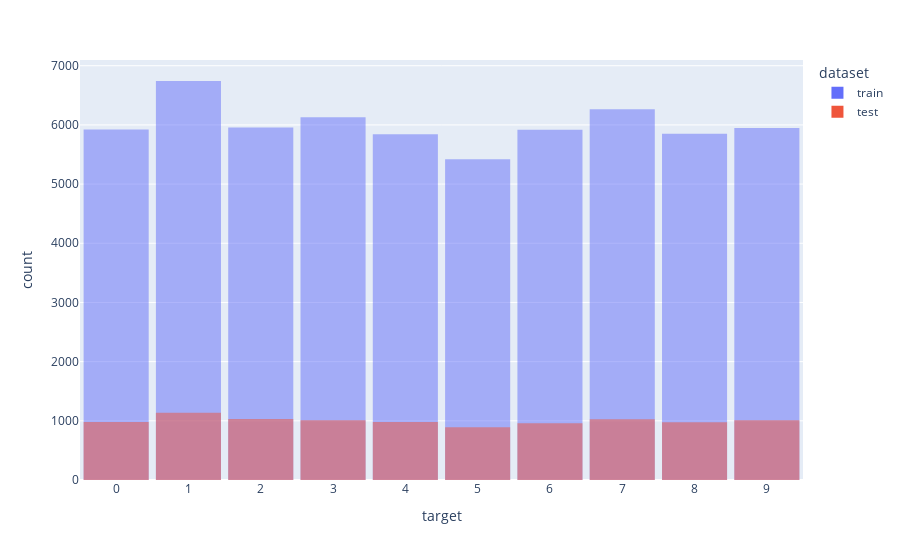

Notebook code for this chart:
### Code cell
# View the target variables
train_target_vars = [{"target":i[1], "dataset": "train"} for i in train_dataset]
test_target_vars = [{"target":i[1], "dataset": "test"} for i in test_dataset]
target_vars = [*train_target_vars, *test_target_vars]
target_df = pd.DataFrame.from_records(target_vars)

fig = px.histogram(target_df, x="target", color="dataset", barmode="overlay")
fig.update_layout(bargap=0.1, xaxis_dtick=1)

### Figure 1 — Plotly figure (JSON) as saved in the notebook; plotly's stock layout.template omitted (floating-point values rounded to 4 significant figures; data arrays with more than 128 entries replaced by an {"elided": "..."} marker saying what was removed)
{"data": [{"bingroup": "x", "hovertemplate": "dataset=train<br>target=%{x}<br>count=%{y}<extra></extra>", "legendgroup": "train", "marker": {"color": "#636efa", "opacity": 0.5, "pattern": {"shape": ""}}, "name": "train", "orientation": "v", "showlegend": true, "type": "histogram", "x": {"elided": "60000 int values"}, "xaxis": "x", "yaxis": "y"}, {"bingroup": "x", "hovertemplate": "dataset=test<br>target=%{x}<br>count=%{y}<extra></extra>", "legendgroup": "test", "marker": {"color": "#EF553B", "opacity": 0.5, "pattern": {"shape": ""}}, "name": "test", "orientation": "v", "showlegend": true, "type": "histogram", "x": {"elided": "10000 int values"}, "xaxis": "x", "yaxis": "y"}], "layout": {"bargap": 0.1, "barmode": "overlay", "legend": {"title": {"text": "dataset"}, "tracegroupgap": 0}, "margin": {"t": 60}, "xaxis": {"anchor": "y", "domain": [0, 1], "dtick": 1, "title": {"text": "target"}}, "yaxis": {"anchor": "x", "domain": [0, 1], "title": {"text": "count"}}}}
